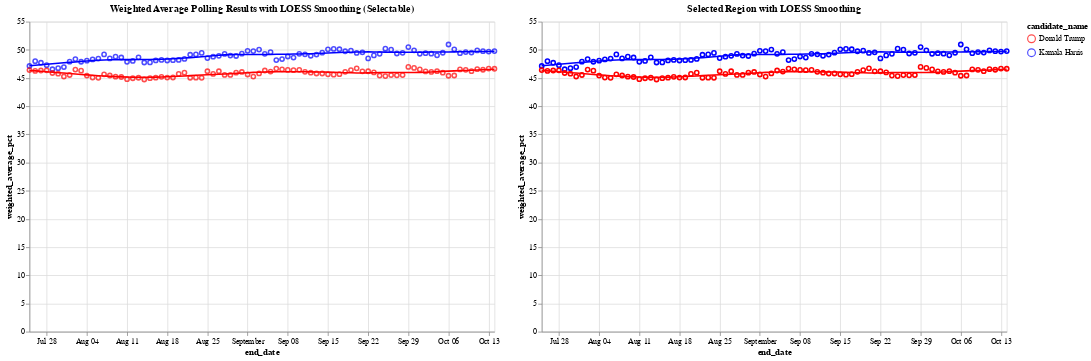

The code cell stored with this chart in its notebook:
### Markdown cell above
Let's look at the loess smoothed curve of this

### Code cell
# Define the color scale for the two candidates
color_scale = alt.Scale(domain=['Donald Trump', 'Kamala Harris'], range=['red', 'blue'])

# Step 1: Create a selection brush for the horizontal axis (end_date)
brush = alt.selection_interval(encodings=['x'])  # Brush selection on the x-axis

# Step 2: Create the base chart with points and LOESS smoothing (Chart 1)
base = alt.Chart(df_weighted_averages).mark_point().encode(
    x='end_date:T',
    y='weighted_average_pct:Q',
    color=alt.Color('candidate_name:N', scale=color_scale)
)

loess = base.transform_loess(
    'end_date', 'weighted_average_pct', groupby=['candidate_name'], bandwidth=0.3
).mark_line()

chart1 = (base + loess).add_params(
    brush  # Add the brush selection to Chart 1
).properties(
    title='Weighted Average Polling Results with LOESS Smoothing (Selectable)',
    width=600,
    height=400
)

# Step 3: Create the side-by-side chart that will show the selected region with tooltip

# Apply the same selection filter to both points and LOESS in chart2
selected_points = base.encode(
    opacity=alt.condition(brush, alt.value(1), alt.value(0)),  # Highlight only selected points
    tooltip=['end_date:T', 'candidate_name:N', 'weighted_average_pct:Q']  # Add tooltip for points
).transform_filter(
    brush  # Filter by brush selection
)

# Apply LOESS smoothing for the selected range
selected_loess = alt.Chart(df_weighted_averages).transform_loess(
    'end_date', 'weighted_average_pct', groupby=['candidate_name'], bandwidth=0.3
).mark_line().encode(
    x='end_date:T',
    y='weighted_average_pct:Q',
    color=alt.Color('candidate_name:N', scale=color_scale),
    tooltip=['end_date:T', 'candidate_name:N', 'weighted_average_pct:Q']
).transform_filter(
    brush  # Filter the LOESS line by the brush selection
)

# Combine selected points and LOESS for the second chart
chart2 = (selected_points + selected_loess).properties(
    title='Selected Region with LOESS Smoothing',
    width=600,
    height=400
)

# Combine the two charts side by side
final_chart = alt.hconcat(chart1, chart2)

# Display the final chart
final_chart.show()

### Figure 1 — Vega-Lite specification as saved in the notebook (floating-point values rounded to 4 significant figures; data arrays with more than 128 entries replaced by an {"elided": "..."} marker saying what was removed)
{"config": {"view": {"continuousWidth": 300, "continuousHeight": 300}}, "hconcat": [{"layer": [{"mark": {"type": "point"}, "encoding": {"color": {"field": "candidate_name", "scale": {"domain": ["Donald Trump", "Kamala Harris"], "range": ["red", "blue"]}, "type": "nominal"}, "x": {"field": "end_date", "type": "temporal"}, "y": {"field": "weighted_average_pct", "type": "quantitative"}}, "name": "view_1"}, {"mark": {"type": "line"}, "encoding": {"color": {"field": "candidate_name", "scale": {"domain": ["Donald Trump", "Kamala Harris"], "range": ["red", "blue"]}, "type": "nominal"}, "x": {"field": "end_date", "type": "temporal"}, "y": {"field": "weighted_average_pct", "type": "quantitative"}}, "transform": [{"loess": "weighted_average_pct", "on": "end_date", "bandwidth": 0.3, "groupby": ["candidate_name"]}]}], "height": 400, "title": "Weighted Average Polling Results with LOESS Smoothing (Selectable)", "width": 600}, {"layer": [{"mark": {"type": "point"}, "encoding": {"color": {"field": "candidate_name", "scale": {"domain": ["Donald Trump", "Kamala Harris"], "range": ["red", "blue"]}, "type": "nominal"}, "opacity": {"condition": {"param": "param_1", "value": 1}, "value": 0}, "tooltip": [{"field": "end_date", "type": "temporal"}, {"field": "candidate_name", "type": "nominal"}, {"field": "weighted_average_pct", "type": "quantitative"}], "x": {"field": "end_date", "type": "temporal"}, "y": {"field": "weighted_average_pct", "type": "quantitative"}}, "transform": [{"filter": {"param": "param_1"}}]}, {"mark": {"type": "line"}, "encoding": {"color": {"field": "candidate_name", "scale": {"domain": ["Donald Trump", "Kamala Harris"], "range": ["red", "blue"]}, "type": "nominal"}, "tooltip": [{"field": "end_date", "type": "temporal"}, {"field": "candidate_name", "type": "nominal"}, {"field": "weighted_average_pct", "type": "quantitative"}], "x": {"field": "end_date", "type": "temporal"}, "y": {"field": "weighted_average_pct", "type": "quantitative"}}, "transform": [{"loess": "weighted_average_pct", "on": "end_date", "bandwidth": 0.3, "groupby": ["candidate_name"]}, {"filter": {"param": "param_1"}}]}], "height": 400, "title": "Selected Region with LOESS Smoothing", "width": 600}], "data": {"name": "data-3cc2b3e19110fd58483b3880bf3c529f"}, "params": [{"name": "param_1", "select": {"type": "interval", "encodings": ["x"]}, "views": ["view_1"]}], "$schema": "https://vega.github.io/schema/vega-lite/v5.20.1.json", "datasets": {"data-3cc2b3e19110fd58483b3880bf3c529f": {"elided": "164 records"}}}
